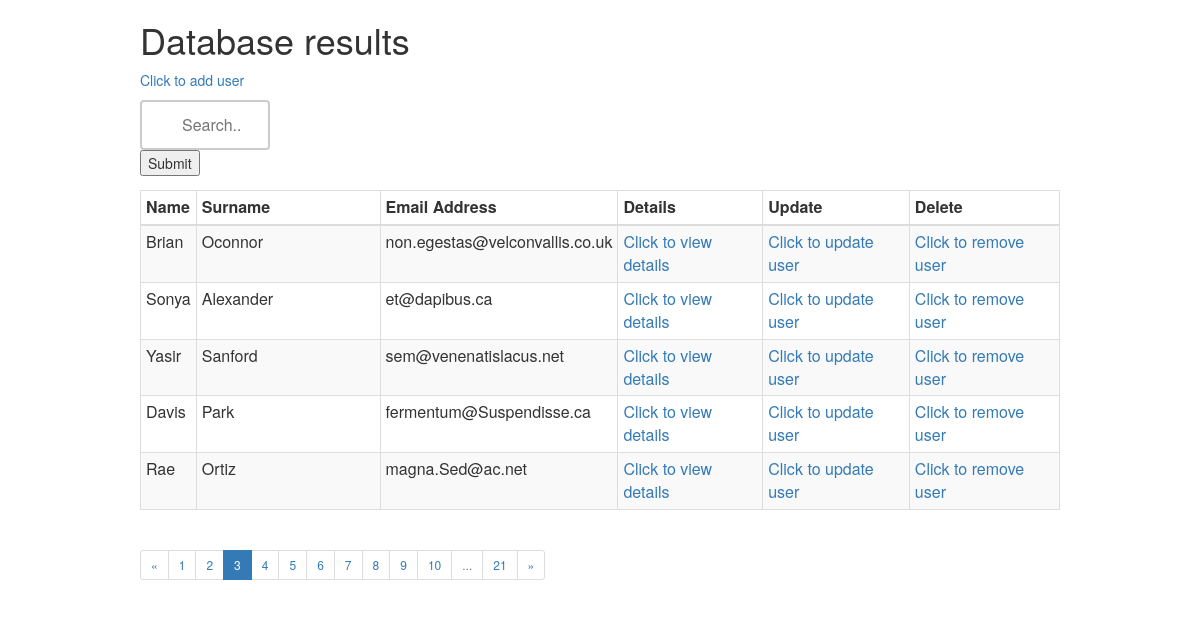
/?limit=5&page=3, run on the app's committed database.
### tables this page shows
CREATE TABLE IF NOT EXISTS `users` (
  `Id` int(11) NOT NULL,
  `first_name` varchar(50) NOT NULL,
  `last_name` varchar(50) NOT NULL,
  `email` varchar(60) NOT NULL,
  `user_image` varchar(100) DEFAULT NULL
);

### index.php (the view, shortened to what this page needs)
<html>
    <head>
       <link rel="stylesheet" href="https://maxcdn.bootstrapcdn.com/bootstrap/3.3.7/css/bootstrap.min.css">
    </head>
    <body>
    <?php
    require_once 'paginator.php';
    require 'connect.php';
    $limit      = ( isset( $_GET['limit'] ) ) ? $_GET['limit'] : 5;
    $page       = ( isset( $_GET['page'] ) ) ? $_GET['page'] : 1;
    $links      = ( isset( $_GET['links'] ) ) ? $_GET['links'] : 7;
    $query      = "SELECT * FROM users";
    $Paginator  = new Paginator( $conn, $query );
    $results    = $Paginator->getData( $limit, $page );
    ?>
        <div class="container">
                <div class="col-md-10 col-md-offset-1">
                    <h1> Database results </h1>
                    <?php  echo "<a href=create.php?"."'>Click to add user</a>"; ?> <p>
                     <form action="search.php" method="post">
                         <input type="text" name="prefix" placeholder= "Search.." /><br />
                        <input type="submit" value="Submit" />
                    </form>
                <table class="table table-striped table-condensed table-bordered table-rounded">
                        <thead>
                                <tr>
                                <th>Name</th>
                                <th width="20%">Surname</th>
                                <th width="20%">Email Address</th>
                                <th>Details</th>
                                <th>Update</th>
                                <th>Delete</th>
                        </tr>
                        </thead>
                        <tbody>
                            <?php for( $i = 0; $i < count( $results->data ); $i++ ) : ?>
                                    <tr>
                                            <td><?php echo $results->data[$i]['first_name']; ?></td>
                                            <td><?php echo $results->data[$i]['last_name']; ?></td>
                                            <td><?php echo $results->data[$i]['email']; ?></td>
                                            <td><?php  echo "<a href='view.php?id=". $results->data[$i]['Id'] ."'>Click to view details</a>"; ?></td>
                                            <td><?php  echo "<a href='update.php?id=".$results->data[$i]['Id']."'>Click to update user</a>"; ?></td>
                                            <td><?php  echo "<a href=delete.php?id=".$results->data[$i]['Id']."'>Click to remove user</a>"; ?></td>
                                    </tr>
                            <?php endfor; ?>
                        </tbody>
                </table>
                 <?php echo $Paginator->createLinks( $links, 'pagination pagination-sm' ); ?>
                </div>
        </div>
        </body>
</html>

### index.php (style rules this page uses)
input[type=text] { width: 130px; box-sizing: border-box; border: 2px solid #ccc; border-radius: 4px; font-size: 16px; background-color: white; background-image: url('searchicon.png'); background-position: 10px 10px; background-repeat: no-repeat; padding: 12px 20px 12px 40px; -webkit-transition: width 0.4s ease-in-out; transition: width 0.4s ease-in-out; }

### data on the page
users: first_name "Brian", last_name "Oconnor", email "non.egestas@velconvallis.co.uk"
users: first_name "Sonya", last_name "Alexander", email "et@dapibus.ca"
users: first_name "Yasir", last_name "Sanford", email "sem@venenatislacus.net"
users: first_name "Davis", last_name "Park", email "fermentum@Suspendisse.ca"
users: first_name "Rae", last_name "Ortiz", email "magna.Sed@ac.net"

### other printed values
$last "21"
